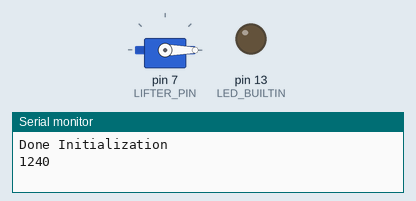
Recording of a sketch running on a simulated Arduino Uno, built with avr-gcc and run on an emulated ATmega328P. Parts: servo, output pins drawn as LEDs (lit = HIGH), the last lines printed to the serial monitor.

Above: at 0.05 s.
At 2.35 s:
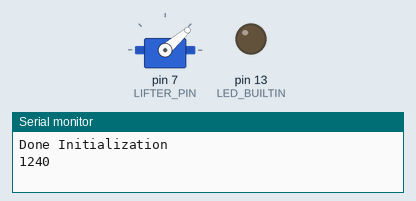
At 4.65 s:
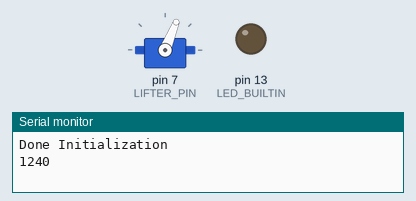
At 9.25 s:
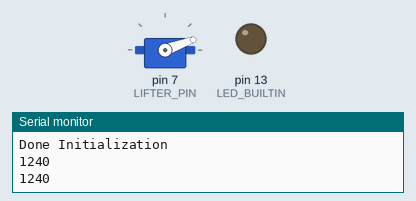
Timing chart, 0 to 17.6 s (numbered marks = the images above):
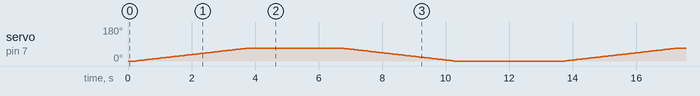

The sketch:

01_Basic_Lifter.ino
```cpp
#include <Servo.h>

#define LIFTER_PIN 7
#define LIFTER_ANGLE 100   //90 degrees max
#define LIFTER_SPEED  5  //milliseconds
#define DELAY 3000

enum LiftState{
  Up,
  Down
};

Servo myservo; // create servo object to control a servo

void setup()
{
  // put your setup code here, to run once:
  Serial.begin(9600);
  pinMode(LED_BUILTIN, OUTPUT);

  myservo.attach(LIFTER_PIN);
  Serial.println("Done Initialization");
}

void loop()
{
  // put your main code here, to run repeatedly:
  lift(Up, LIFTER_ANGLE, LIFTER_SPEED);
  delay(DELAY);
  lift(Down, LIFTER_ANGLE, LIFTER_SPEED);
  delay(DELAY);
}

void lift(LiftState state, int _angle, int _speed)
{
  int COUNTER_WIDTH_MIN = 500;   //0 angle
  int COUNTER_WIDTH_MAX = 2500;  //270 angle

  if (_angle < 0)
    _angle = 0;
  else if (_angle > 270)
    _angle = 270;

  int pulseWidth = map(_angle, 0, 270, COUNTER_WIDTH_MIN, COUNTER_WIDTH_MAX);
  Serial.println(pulseWidth);

  if (state == Up)
  {
    for (int pos = COUNTER_WIDTH_MIN; pos <= pulseWidth; pos += 1)
    {
      myservo.writeMicroseconds(pos);
      delay(_speed);  //increment delay in milliseconds
    }
  }
  else if (state == Down)
  {
    for (int pos = pulseWidth; pos >= COUNTER_WIDTH_MIN; pos -= 1)
    {
      myservo.writeMicroseconds(pos);
      delay(_speed);  //increment delay in milliseconds
    }
  }
}
```
